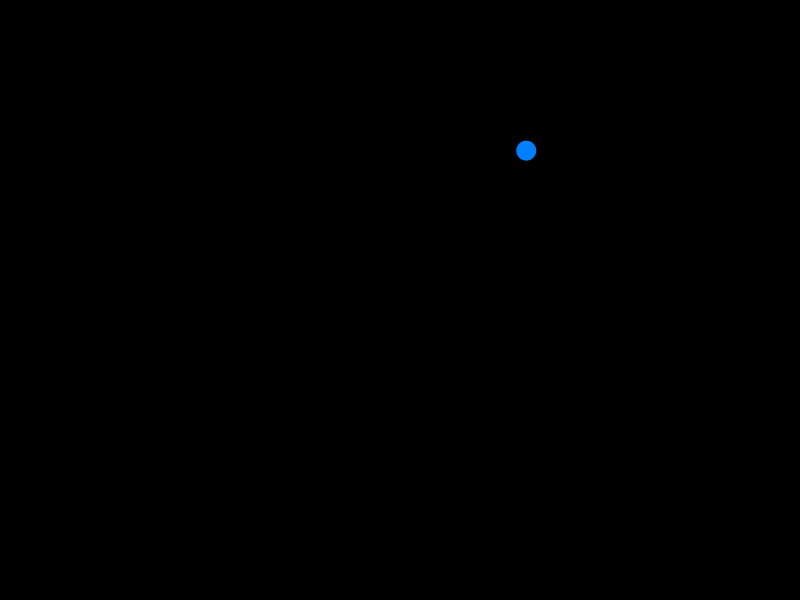
Frame 1 (no input)
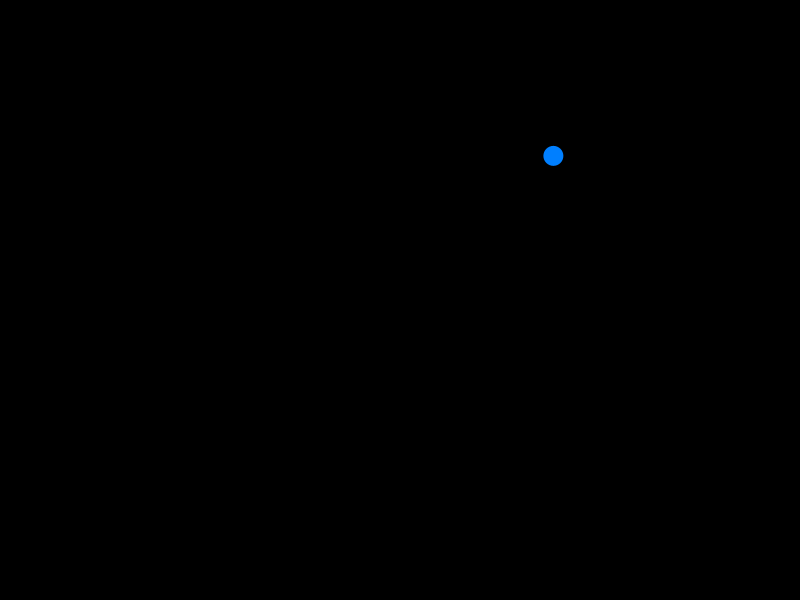
Frame 60 (the mouse pressed at the canvas centre just before this capture)
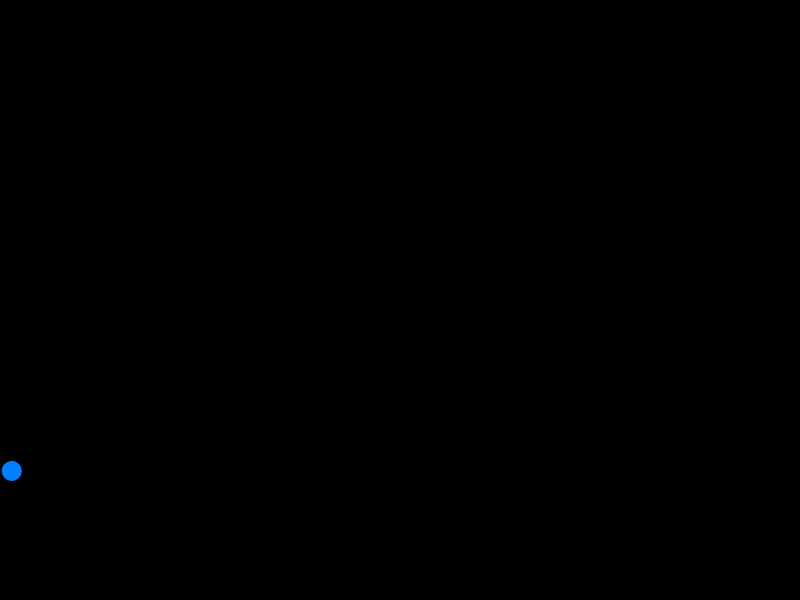
Frame 120 (the mouse held since frame 60 and released just before this capture)

The Processing sketch that drew these frames (run headless with seeded random() and noise(); from frame 60 on, the mouse is pressed at the canvas centre):

// Processing sketch: sketch
// ── sketch.pde
PVector location; //円の中心位置を格納する変数
PVector velocity; //円の速度を格納する変数
void setup() {
    size(800, 600); //800x600 pixelの画面を生成
    frameRate(60); //フレームレート
    location = new PVector(random(width), random(height));
    velocity = new PVector(random(-10, 10), random(-10, 10));
}

void draw() {
    background(0); //背景を描画
    //位置のベクトルに速度のベクトルを加算、次の位置になる
    location.add(velocity); 

    noStroke();
    fill(0, 127, 255);
    ellipse(location.x, location.y, 20, 20);
    if (location.x < 0 || location.x > width) {
        velocity.x = velocity.x * -1;
    }
    if (location.y < 0 || location.y > height) {
        velocity.y = velocity.y * -1;
    }
}
